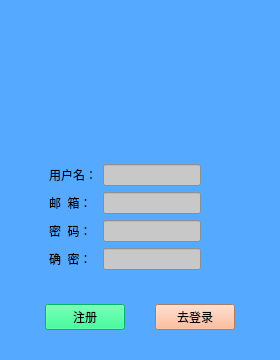
<?xml version="1.0" encoding="UTF-8"?>
<ui version="4.0">
 <class>regist</class>
 <widget class="QWidget" name="regist">
  <property name="geometry">
   <rect>
    <x>0</x>
    <y>0</y>
    <width>280</width>
    <height>360</height>
   </rect>
  </property>
  <property name="minimumSize">
   <size>
    <width>280</width>
    <height>360</height>
   </size>
  </property>
  <property name="maximumSize">
   <size>
    <width>280</width>
    <height>360</height>
   </size>
  </property>
  <property name="windowTitle">
   <string>注册</string>
  </property>
  <property name="windowIcon">
   <iconset resource="images.qrc">
    <normaloff>:/d_image/images/20150428021753_Auj2h.jpeg</normaloff>:/d_image/images/20150428021753_Auj2h.jpeg</iconset>
  </property>
  <property name="styleSheet">
   <string notr="true">background-color: rgb(85, 170, 255);</string>
  </property>
  <layout class="QGridLayout" name="gridLayout_4">
   <item row="0" column="1">
    <spacer name="verticalSpacer_4">
     <property name="orientation">
      <enum>Qt::Vertical</enum>
     </property>
     <property name="sizeHint" stdset="0">
      <size>
       <width>20</width>
       <height>40</height>
      </size>
     </property>
    </spacer>
   </item>
   <item row="5" column="1">
    <widget class="QWidget" name="widget_2" native="true">
     <property name="sizePolicy">
      <sizepolicy hsizetype="Fixed" vsizetype="Fixed">
       <horstretch>0</horstretch>
       <verstretch>0</verstretch>
      </sizepolicy>
     </property>
     <layout class="QGridLayout" name="gridLayout_2">
      <item row="0" column="2">
       <spacer name="horizontalSpacer_2">
        <property name="orientation">
         <enum>Qt::Horizontal</enum>
        </property>
        <property name="sizeHint" stdset="0">
         <size>
          <width>40</width>
          <height>20</height>
         </size>
        </property>
       </spacer>
      </item>
      <item row="0" column="3">
       <widget class="QPushButton" name="pushButton_2">
        <property name="styleSheet">
         <string notr="true">background-color: rgb(255, 170, 127);</string>
        </property>
        <property name="text">
         <string>去登录</string>
        </property>
       </widget>
      </item>
      <item row="0" column="1">
       <widget class="QPushButton" name="pushButton">
        <property name="styleSheet">
         <string notr="true">background-color: rgb(0, 255, 127);</string>
        </property>
        <property name="text">
         <string>注册</string>
        </property>
       </widget>
      </item>
      <item row="0" column="0">
       <spacer name="horizontalSpacer">
        <property name="orientation">
         <enum>Qt::Horizontal</enum>
        </property>
        <property name="sizeHint" stdset="0">
         <size>
          <width>40</width>
          <height>20</height>
         </size>
        </property>
       </spacer>
      </item>
      <item row="0" column="4">
       <spacer name="horizontalSpacer_3">
        <property name="orientation">
         <enum>Qt::Horizontal</enum>
        </property>
        <property name="sizeHint" stdset="0">
         <size>
          <width>40</width>
          <height>20</height>
         </size>
        </property>
       </spacer>
      </item>
     </layout>
    </widget>
   </item>
   <item row="6" column="1">
    <spacer name="verticalSpacer">
     <property name="orientation">
      <enum>Qt::Vertical</enum>
     </property>
     <property name="sizeHint" stdset="0">
      <size>
       <width>20</width>
       <height>40</height>
      </size>
     </property>
    </spacer>
   </item>
   <item row="4" column="1">
    <spacer name="verticalSpacer_2">
     <property name="orientation">
      <enum>Qt::Vertical</enum>
     </property>
     <property name="sizeHint" stdset="0">
      <size>
       <width>20</width>
       <height>40</height>
      </size>
     </property>
    </spacer>
   </item>
   <item row="2" column="1">
    <spacer name="verticalSpacer_3">
     <property name="orientation">
      <enum>Qt::Vertical</enum>
     </property>
     <property name="sizeHint" stdset="0">
      <size>
       <width>20</width>
       <height>40</height>
      </size>
     </property>
    </spacer>
   </item>
   <item row="3" column="0">
    <spacer name="horizontalSpacer_11">
     <property name="orientation">
      <enum>Qt::Horizontal</enum>
     </property>
     <property name="sizeHint" stdset="0">
      <size>
       <width>40</width>
       <height>20</height>
      </size>
     </property>
    </spacer>
   </item>
   <item row="1" column="1">
    <widget class="QWidget" name="widget_3" native="true">
     <property name="sizePolicy">
      <sizepolicy hsizetype="Fixed" vsizetype="Fixed">
       <horstretch>0</horstretch>
       <verstretch>0</verstretch>
      </sizepolicy>
     </property>
     <layout class="QGridLayout" name="gridLayout_3">
      <item row="0" column="1">
       <spacer name="horizontalSpacer_7">
        <property name="orientation">
         <enum>Qt::Horizontal</enum>
        </property>
        <property name="sizeHint" stdset="0">
         <size>
          <width>40</width>
          <height>20</height>
         </size>
        </property>
       </spacer>
      </item>
      <item row="0" column="2">
       <widget class="QLabel" name="label_5">
        <property name="minimumSize">
         <size>
          <width>100</width>
          <height>100</height>
         </size>
        </property>
        <property name="maximumSize">
         <size>
          <width>100</width>
          <height>100</height>
         </size>
        </property>
        <property name="text">
         <string/>
        </property>
        <property name="pixmap">
         <pixmap resource="images.qrc">:/d_image/images/58cc-hcscwxa5173216.jpg</pixmap>
        </property>
        <property name="scaledContents">
         <bool>true</bool>
        </property>
       </widget>
      </item>
      <item row="0" column="0">
       <spacer name="horizontalSpacer_6">
        <property name="orientation">
         <enum>Qt::Horizontal</enum>
        </property>
        <property name="sizeHint" stdset="0">
         <size>
          <width>40</width>
          <height>20</height>
         </size>
        </property>
       </spacer>
      </item>
      <item row="0" column="4">
       <spacer name="horizontalSpacer_8">
        <property name="orientation">
         <enum>Qt::Horizontal</enum>
        </property>
        <property name="sizeHint" stdset="0">
         <size>
          <width>40</width>
          <height>20</height>
         </size>
        </property>
       </spacer>
      </item>
      <item row="0" column="3">
       <spacer name="horizontalSpacer_9">
        <property name="orientation">
         <enum>Qt::Horizontal</enum>
        </property>
        <property name="sizeHint" stdset="0">
         <size>
          <width>40</width>
          <height>20</height>
         </size>
        </property>
       </spacer>
      </item>
     </layout>
    </widget>
   </item>
   <item row="3" column="1">
    <widget class="QWidget" name="widget" native="true">
     <property name="sizePolicy">
      <sizepolicy hsizetype="Fixed" vsizetype="Fixed">
       <horstretch>0</horstretch>
       <verstretch>0</verstretch>
      </sizepolicy>
     </property>
     <layout class="QGridLayout" name="gridLayout">
      <item row="1" column="2">
       <widget class="QLineEdit" name="lineEdit_2">
        <property name="styleSheet">
         <string notr="true">background-color: rgb(200, 200, 200);</string>
        </property>
       </widget>
      </item>
      <item row="3" column="2">
       <widget class="QLineEdit" name="lineEdit_4">
        <property name="styleSheet">
         <string notr="true">background-color: rgb(200, 200, 200);</string>
        </property>
        <property name="echoMode">
         <enum>QLineEdit::Password</enum>
        </property>
       </widget>
      </item>
      <item row="1" column="1">
       <widget class="QLabel" name="label_2">
        <property name="text">
         <string>邮  箱：</string>
        </property>
       </widget>
      </item>
      <item row="2" column="4">
       <spacer name="horizontalSpacer_5">
        <property name="orientation">
         <enum>Qt::Horizontal</enum>
        </property>
        <property name="sizeHint" stdset="0">
         <size>
          <width>40</width>
          <height>20</height>
         </size>
        </property>
       </spacer>
      </item>
      <item row="1" column="0">
       <spacer name="horizontalSpacer_4">
        <property name="orientation">
         <enum>Qt::Horizontal</enum>
        </property>
        <property name="sizeHint" stdset="0">
         <size>
          <width>40</width>
          <height>20</height>
         </size>
        </property>
       </spacer>
      </item>
      <item row="2" column="2">
       <widget class="QLineEdit" name="lineEdit_3">
        <property name="styleSheet">
         <string notr="true">background-color: rgb(200, 200, 200);</string>
        </property>
        <property name="echoMode">
         <enum>QLineEdit::Password</enum>
        </property>
       </widget>
      </item>
      <item row="0" column="1">
       <widget class="QLabel" name="label">
        <property name="text">
         <string>用户名：</string>
        </property>
       </widget>
      </item>
      <item row="2" column="1">
       <widget class="QLabel" name="label_3">
        <property name="text">
         <string>密  码：</string>
        </property>
       </widget>
      </item>
      <item row="0" column="2">
       <widget class="QLineEdit" name="lineEdit">
        <property name="styleSheet">
         <string notr="true">background-color: rgb(200, 200, 200);</string>
        </property>
       </widget>
      </item>
      <item row="3" column="1">
       <widget class="QLabel" name="label_4">
        <property name="text">
         <string>确  密：</string>
        </property>
       </widget>
      </item>
      <item row="2" column="3">
       <spacer name="horizontalSpacer_10">
        <property name="orientation">
         <enum>Qt::Horizontal</enum>
        </property>
        <property name="sizeHint" stdset="0">
         <size>
          <width>40</width>
          <height>20</height>
         </size>
        </property>
       </spacer>
      </item>
     </layout>
    </widget>
   </item>
   <item row="3" column="2">
    <spacer name="horizontalSpacer_12">
     <property name="orientation">
      <enum>Qt::Horizontal</enum>
     </property>
     <property name="sizeHint" stdset="0">
      <size>
       <width>40</width>
       <height>20</height>
      </size>
     </property>
    </spacer>
   </item>
  </layout>
 </widget>
 <resources>
  <include location="images.qrc"/>
 </resources>
 <connections/>
</ui>
